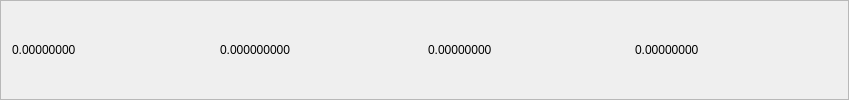
   <widget class="QFrame" name="tradingHeaderContainer">
     <property name="sizePolicy">
      <sizepolicy hsizetype="Preferred" vsizetype="Maximum">
       <horstretch>0</horstretch>
       <verstretch>0</verstretch>
      </sizepolicy>
     </property>
     <property name="minimumSize">
    <size>
     <width>849</width>
     <height>30</height>
    </size>
   </property>
     <property name="maximumSize">
      <size>
       <width>16777215</width>
       <height>220</height>
      </size>
     </property>
     <property name="frameShape">
      <enum>QFrame::StyledPanel</enum>
     </property>
     <property name="frameShadow">
      <enum>QFrame::Raised</enum>
     </property>
	 <layout class="QVBoxLayout" name="verticalLayout_trade">
	 <item>
       <layout class="QHBoxLayout" name="wallettradeHeader">
	<item>
  <widget class="QLabel" name="Bid">
   <property name="geometry">
    <rect>
     <x>11</x>
     <y>11</y>
     <width>151</width>
     <height>16</height>
    </rect>
   </property>
   <property name="minimumSize">
    <size>
     <width>151</width>
     <height>0</height>
    </size>
   </property>
   <property name="text">
    <string>0.00000000</string>
   </property>
  </widget>
  </item>
  <item>
  <widget class="QLabel" name="volumet">
   <property name="geometry">
    <rect>
     <x>532</x>
     <y>11</y>
     <width>201</width>
     <height>16</height>
    </rect>
   </property>
   <property name="minimumSize">
    <size>
     <width>201</width>
     <height>0</height>
    </size>
   </property>
   <property name="text">
    <string>0.000000000</string>
   </property>
  </widget>
  </item>
  <item>
  <widget class="QLabel" name="Ask">
   <property name="geometry">
    <rect>
     <x>168</x>
     <y>11</y>
     <width>181</width>
     <height>16</height>
    </rect>
   </property>
   <property name="minimumSize">
    <size>
     <width>181</width>
     <height>0</height>
    </size>
   </property>
   <property name="text">
    <string>0.00000000</string>
   </property>
  </widget>
  </item>
  <item>
  <widget class="QLabel" name="volumeevo">
   <property name="geometry">
    <rect>
     <x>355</x>
     <y>11</y>
     <width>171</width>
     <height>16</height>
    </rect>
   </property>
   <property name="minimumSize">
    <size>
     <width>171</width>
     <height>0</height>
    </size>
   </property>
   <property name="text">
    <string>0.00000000</string>
   </property>
  </widget>
	</item>
	</layout>
	</item>
	</layout>
  </widget>
